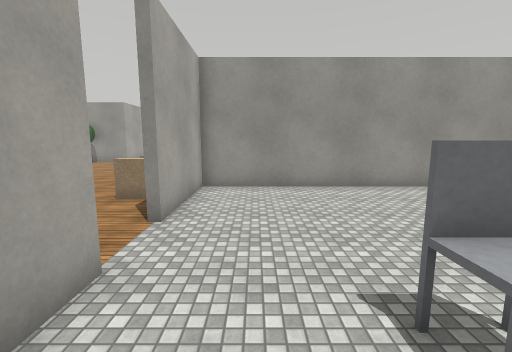
view 1 (above)

21 first-person views from a walk through a world built for the Webots simulator. The camera is 0.9 m above the floor, tilts 8° down and sees 90° across. The floor is counted in squares, 0.5 m on a side. Each view is taken from the middle of a square. On the plan, view 1 faces up. The plan holds only what a view shows up to about 15 squares ahead; the rest is blank. The place goes on beyond the plan. Robots are left out. Webots' stock objects and surfaces are drawn as simple stand-ins.

view 2
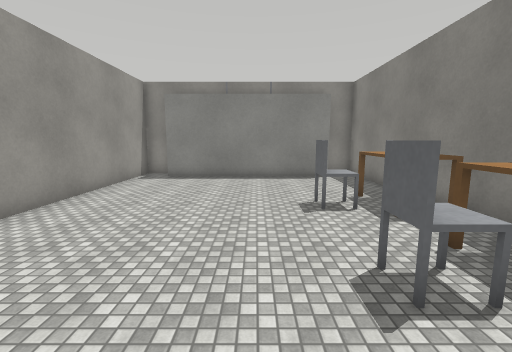

view 3
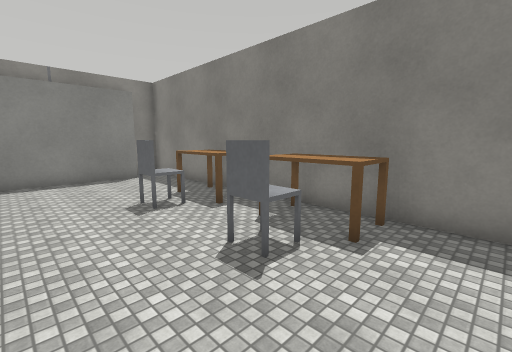

view 4
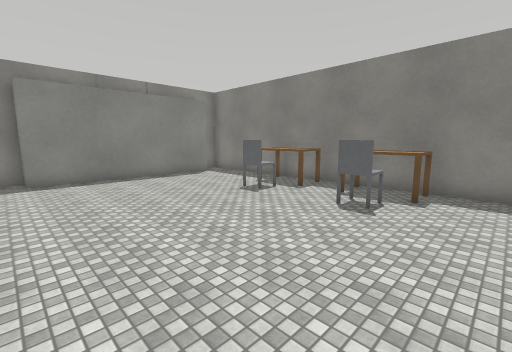

view 5
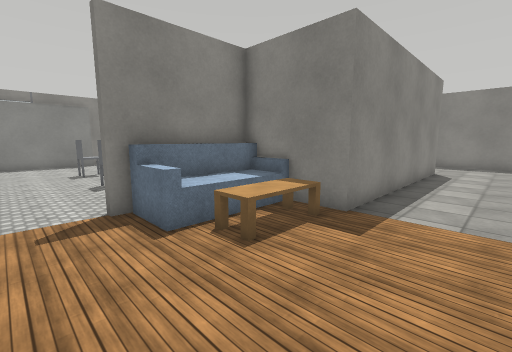

view 6
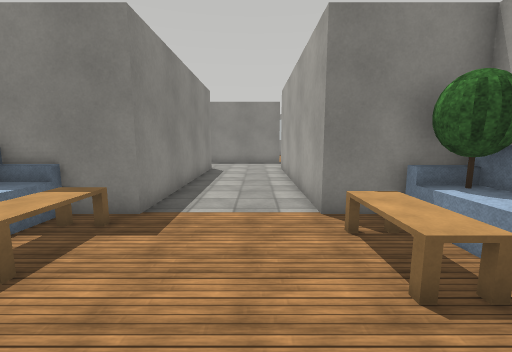

view 7
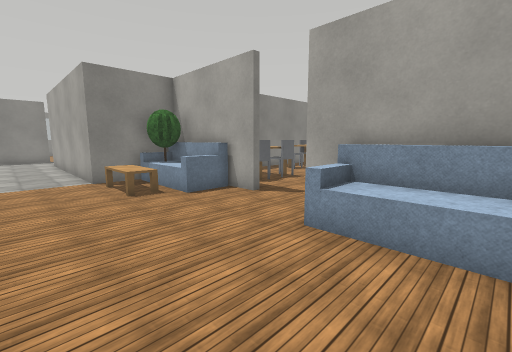

view 8
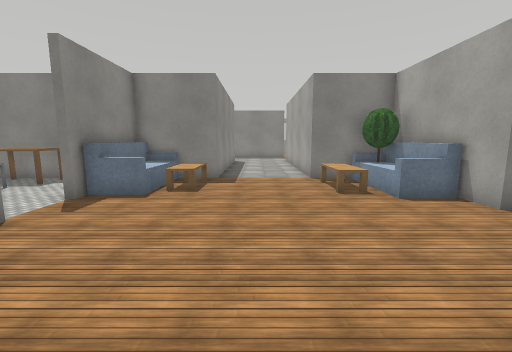

view 9
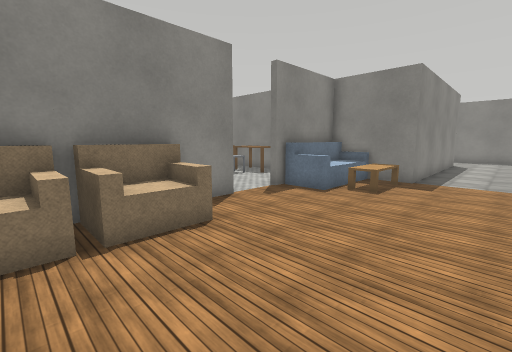

view 10
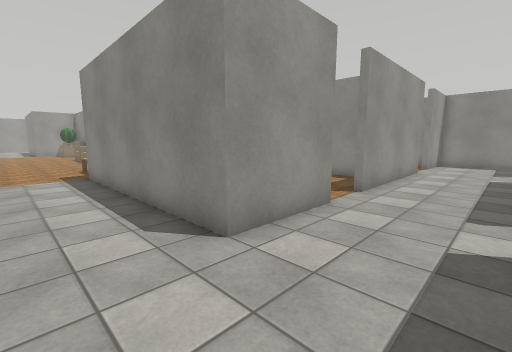

view 11
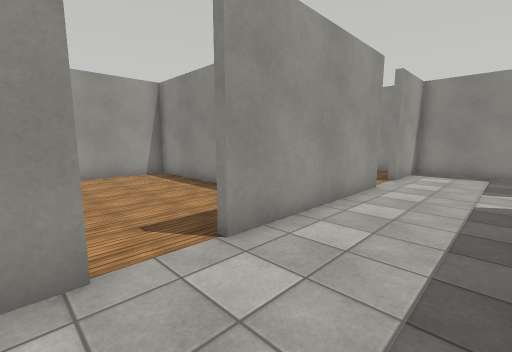

view 12
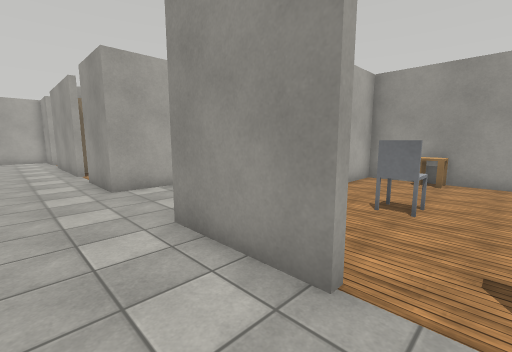

view 13
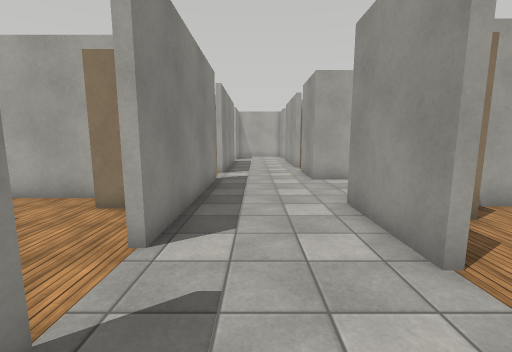

view 14
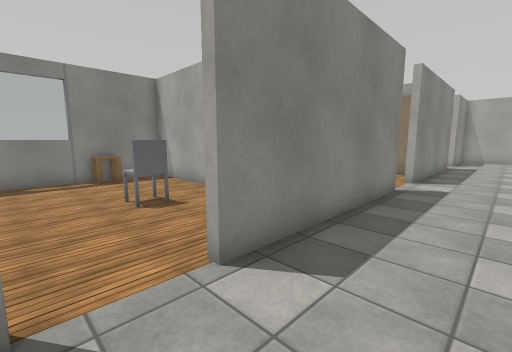

view 15
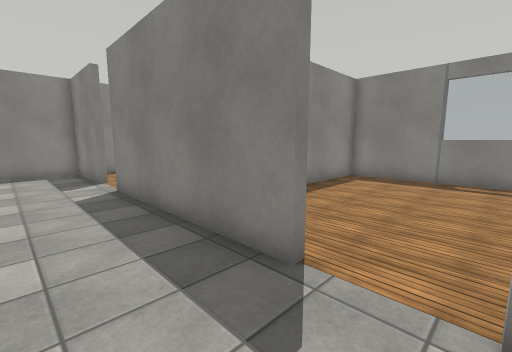

view 16
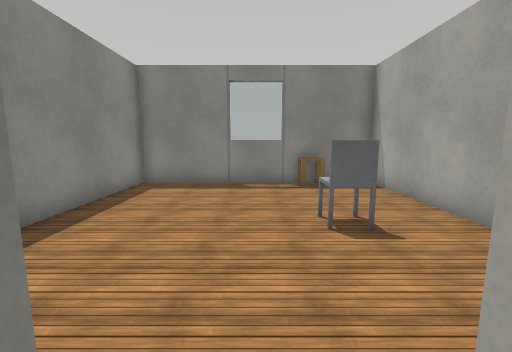

view 17
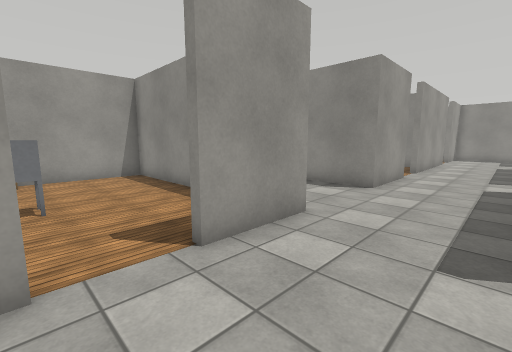

view 18
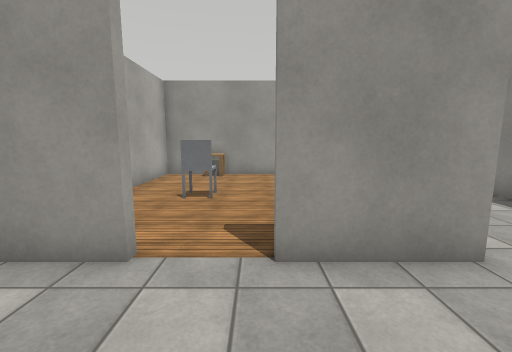

view 19
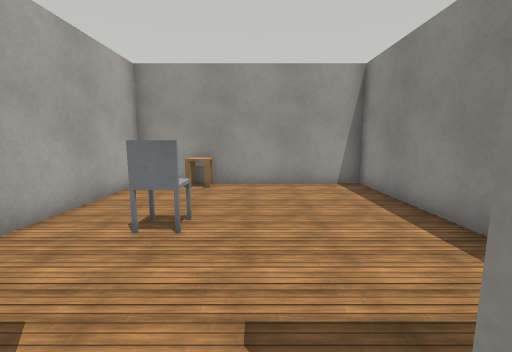

view 20
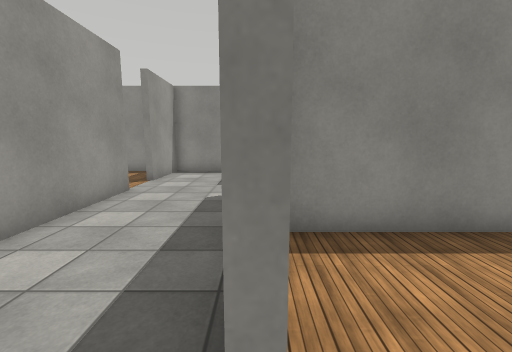

view 21
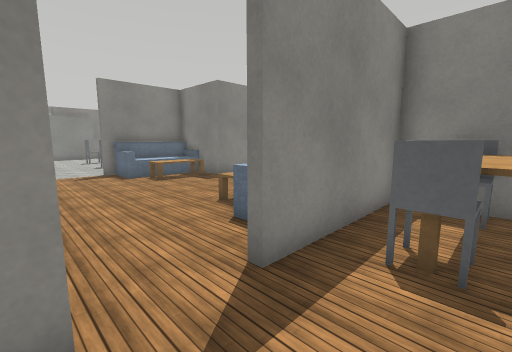

### Floor plan
Ten units are one square. View 1 is at (0, 0); x grows to the right and y downward. Boxes are objects, and circles mark ways between rooms. Rooms are numbered by the first view taken in them; rooms with no view inside come last. Other rooms are left out.
<svg viewBox="-180 -120 313 383">
<path fill="none" stroke="#000" d="M-21 -33 -21 -19M117 -4 117 -84 128 -84 128 -98 -21 -98 -21 -55M-12 11 128 11 128 -1M-24 11 -24 -33 -21 -33M-144 11 -106 11 -106 114 -137 114M-23 110 -23 114 -62 114 -62 11 -45 11M-21 -55 -24 -55 -24 -110M-144 -45 -144 -35M-159 114 -175 114M-110 158 -31 158 -31 162M-9 162 -9 158 70 158M-144 -76 -144 -66M-175 158 -131 158M72 114 -1 114 -1 110M91 162 91 158 128 158 128 114 94 114 94 110M-147 -66 -147 -73M-171 11 -147 11 -147 -45 -144 -45M-69 190 -69 258 28 258 28 166M-44 14 -58 14 -58 80M34 96 34 14 -25 14"/>
<rect x="5" y="-15" width="30" height="20" fill="#bbb"><title>desk</title></rect>
<rect x="15" y="-25" width="10" height="20" fill="#bbb"><title>chair</title></rect>
<rect x="45" y="-15" width="30" height="20" fill="#bbb"><title>desk</title></rect>
<rect x="55" y="-25" width="10" height="20" fill="#bbb"><title>chair</title></rect>
<rect x="-145" y="-35" width="30" height="30" fill="#bbb"><title>sofa</title></rect>
<rect x="-145" y="-115" width="30" height="40" fill="#bbb"><title>sofa</title></rect>
<rect x="-125" y="-25" width="20" height="30" fill="#bbb"><title>table</title></rect>
<rect x="-65" y="-25" width="20" height="30" fill="#bbb"><title>table</title></rect>
<rect x="-45" y="-35" width="20" height="50" fill="#bbb"><title>sofa</title></rect>
<rect x="-45" y="-95" width="20" height="20" fill="#bbb"><title>armchair</title></rect>
<rect x="-45" y="-115" width="20" height="20" fill="#bbb"><title>armchair</title></rect>
<rect x="-175" y="-25" width="20" height="30" fill="#bbb"><title>table</title></rect>
<rect x="-175" y="-35" width="20" height="20" fill="#bbb"><title>chair</title></rect>
<rect x="-165" y="-5" width="10" height="10" fill="#bbb"><title>chair</title></rect>
<rect x="-65" y="165" width="10" height="20" fill="#bbb"><title>beige box</title></rect>
<rect x="-55" y="245" width="20" height="10" fill="#bbb"><title>table</title></rect>
<rect x="-45" y="195" width="10" height="20" fill="#bbb"><title>chair</title></rect>
<rect x="-55" y="85" width="10" height="20" fill="#bbb"><title>beige box</title></rect>
<rect x="-45" y="15" width="20" height="10" fill="#bbb"><title>table</title></rect>
<rect x="-35" y="55" width="20" height="20" fill="#bbb"><title>chair</title></rect>
<circle cx="-20" cy="-45" r="3" fill="#2a7"/>
<circle cx="-145" cy="-55" r="3" fill="#2a7"/>
<circle cx="-20" cy="160" r="3" fill="#2a7"/>
<circle cx="-15" cy="110" r="3" fill="#2a7"/>
<text x="50" y="-50">1</text>
<text x="-70" y="40">2</text>
<text x="-160" y="-60">3</text>
<text x="-20" y="210">4</text>
<text x="-20" y="60">5</text>
</svg>
Room 1 opens to room 2. Room 2 opens to room 3. Room 2 opens to room 4. Room 2 opens to room 5.

Where each view was taken, in squares from view 1:
view 1: 0 up, 0 right, facing up
view 2: 4 up, 1 left, facing right
view 3: 5 up, 1 left, facing down-right
view 4: 9 up, 1 left, facing down-right
view 5: 5 up, 9 left, facing down-right
view 6: 5 up, 9 left, facing down
view 7: 11 up, 8 left, facing down-left
view 8: 11 up, 8 left, facing down
view 9: 11 up, 9 left, facing down-right
view 10: 15 down, 9 left, facing up-right
view 11: 15 down, 3 left, facing up-right
view 12: 14 down, 1 left, facing up-left
view 13: 14 down, 1 right, facing left
view 14: 13 down, 1 left, facing down-left
view 15: 13 down, 3 left, facing down-right
view 16: 15 down, 2 left, facing down
view 17: 15 down, 16 left, facing up-right
view 18: 15 down, 14 left, facing up
view 19: 12 down, 1 left, facing up
view 20: 16 down, 2 left, facing right
view 21: 7 up, 17 left, facing down-right
